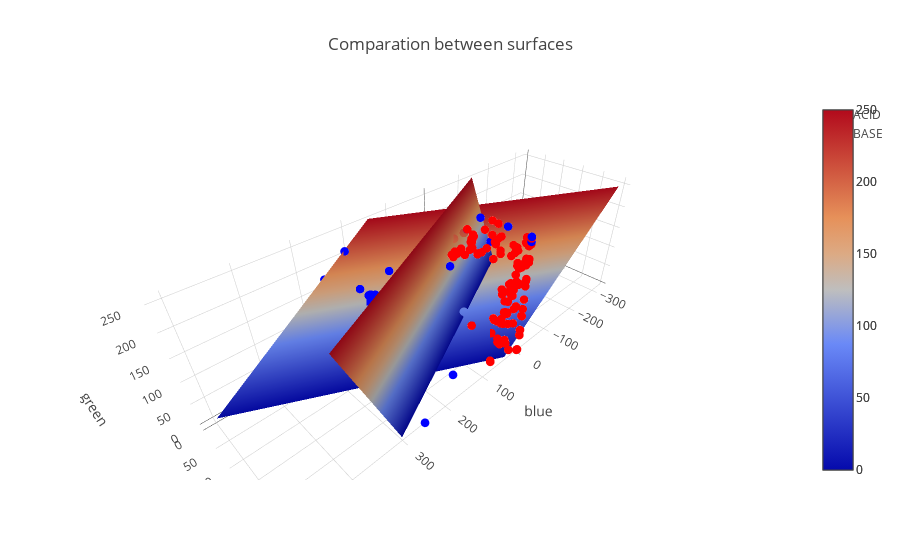

Notebook code for this chart:
### Code cell
acid = go.Scatter3d(
    x=df[df['class'] == 0]['blue'],
    y=df[df['class'] == 0]['red'],
    z=df[df['class'] == 0]['green'],
    mode='markers',
    marker = dict(size=3,
                  color='rgb(255,0,0)',
                  line=dict(width=0)),
    name ='ACID'
)
base = go.Scatter3d(
    x=df[df['class'] == 1]['blue'],
    y=df[df['class'] == 1]['red'],
    z=df[df['class'] == 1]['green'],
    mode='markers',
    marker = dict(size=3,
                  color='rgb(0,0,255)',
                  line=dict(width=0)),
    name ='BASE'
)

x = np.linspace(0,250)
y = np.linspace(0,250)
X,Y = np.meshgrid(x,y)
Z = (-hyper_a*X - hyper_b*Y + hyper_d) * (1. / hyper_c)
Z_lda = (-lda_a*X - lda_b*Y + lda_d) * (1. / lda_c)

surface = go.Surface(z=Y, x=Z, y=X, colorscale='RdBu', opacity=0.999, name ='SURFACE')
surface_lda = go.Surface(z=Y, x=Z_lda, y=X, colorscale='RdBu', opacity=0.999, name ='SURFACE_lda')

data_surface = [acid, base, surface, surface_lda]
layout = go.Layout(
    title='Comparation between surfaces',
    scene = dict(
        xaxis = dict(title='blue'),
        yaxis = dict(title='red'),
        zaxis = dict(title='green'),)
)
fig = go.Figure(data=data_surface, layout=layout)
py.iplot(fig,filename='ph-surface')

### Figure 1 — Plotly figure (JSON) as saved in the notebook; plotly's stock layout.template omitted (floating-point values rounded to 4 significant figures; data arrays with more than 128 entries replaced by an {"elided": "..."} marker saying what was removed)
{"data": [{"marker": {"color": "rgb(255,0,0)", "line": {"width": 0}, "size": 3}, "mode": "markers", "name": "ACID", "type": "scatter3d", "x": {"elided": "254 int values"}, "y": {"elided": "254 int values"}, "z": {"elided": "254 int values"}}, {"marker": {"color": "rgb(0,0,255)", "line": {"width": 0}, "size": 3}, "mode": "markers", "name": "BASE", "type": "scatter3d", "x": {"elided": "295 int values"}, "y": {"elided": "295 int values"}, "z": {"elided": "295 int values"}}, {"colorscale": "RdBu", "name": "SURFACE", "opacity": 0.999, "type": "surface", "x": {"elided": "50x50 float values"}, "y": {"elided": "50x50 float values"}, "z": {"elided": "50x50 float values"}}, {"colorscale": "RdBu", "name": "SURFACE_lda", "opacity": 0.999, "type": "surface", "x": {"elided": "50x50 float values"}, "y": {"elided": "50x50 float values"}, "z": {"elided": "50x50 float values"}}], "layout": {"scene": {"xaxis": {"title": "blue"}, "yaxis": {"title": "red"}, "zaxis": {"title": "green"}}, "title": "Comparation between surfaces"}}
